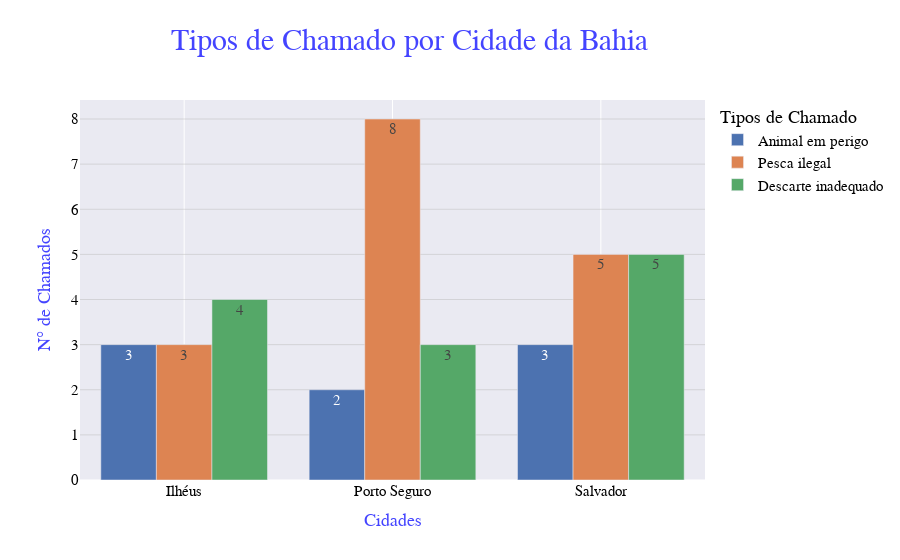

Here is the notebook cell this chart was saved with:
### Code cell
# CRIANDO GRÁFICO
tipos_cidades_ba_graf = criar_grafico_tipos(dataframe=tipos_cidades_ba_df, titulo_grafico='Tipos de Chamado por Cidade da Bahia', titulo_eixo_x='Cidades')
tipos_cidades_ba_graf

### Figure 1 — Plotly figure (JSON) as saved in the notebook; plotly's stock layout.template omitted (floating-point values rounded to 4 significant figures)
{"data": [{"name": "Animal em perigo", "text": [3, 2, 3], "type": "bar", "x": ["Ilhéus", "Porto Seguro", "Salvador"], "y": [3, 2, 3]}, {"name": "Pesca ilegal", "text": [3, 8, 5], "type": "bar", "x": ["Ilhéus", "Porto Seguro", "Salvador"], "y": [3, 8, 5]}, {"name": "Descarte inadequado", "text": [4, 3, 5], "type": "bar", "x": ["Ilhéus", "Porto Seguro", "Salvador"], "y": [4, 3, 5]}], "layout": {"font": {"color": "#000", "family": "Helvetica", "size": 15}, "legend": {"title": {"text": "Tipos de Chamado"}}, "title": {"font": {"color": "#44f", "family": "Helvetica", "size": 30}, "text": "Tipos de Chamado por Cidade da Bahia", "x": 0.455}, "xaxis": {"title": {"font": {"color": "#44f", "family": "Helvetica", "size": 18}, "text": "Cidades"}}, "yaxis": {"gridcolor": "#bbb", "gridwidth": 0.5, "title": {"font": {"color": "#44f", "family": "Helvetica", "size": 18}, "text": "N° de Chamados"}}}}
